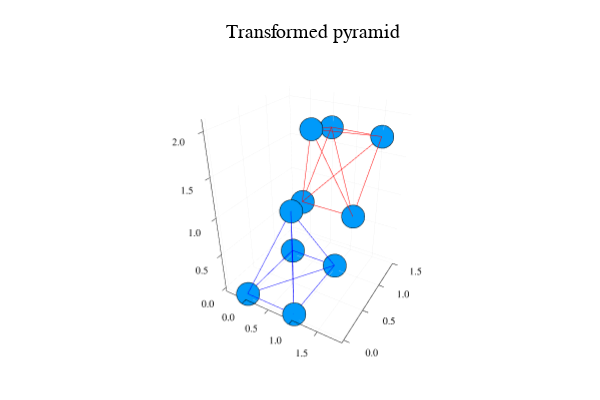

The notebook cell saved with this chart:
### Markdown cell above
Next, we apply the following transformation to all five points and visualize the results. 
\begin{equation*}
    R = \begin{bmatrix} 1 & 0 & 0 \\ 0 & \cos(\alpha) & -\sin(\alpha) \\ 0 & \sin(\alpha) & \cos(\alpha) \end{bmatrix}, \quad t = \begin{bmatrix} 0.5 \\ 0.75 \\ 1 \end{bmatrix}. 
\end{equation*}

We set $\alpha = \frac{\pi}{4}$. As expected we have rotated the pyramid by $\frac{\pi}{4}$ about $x$ axis and translated it by $t$.



![pyramid-transformed.png](https://i.postimg.cc/tgHr0hKW/pyramid-transformed.png)

### Code cell
α = π/4
R = [1 0 0; 0 cos(α) -sin(α); 0 sin(α) cos(α)]
t = [0.5; 0.75; 1]

# a quick and dirty trick! apply the transformation to all points at once.
E2 = R * E + repeat(t, outer = [1, size(E,2)])

# plot points
p = plot(E[1,:], E[2,:], E[3,:], seriestype = :scatter, title = "A pyramid", legend = false, axis_ratio=:equal)

# add lines
for i = 1:size(E,2)
    for j = i+1:size(E,2)
        plot!(p, E[1,[i, j]], E[2,[i, j]], E[3,[i, j]], color="blue", lw = 1)
    end
end


# plot transformed pyramid
plot!(p, E2[1,:], E2[2,:], E2[3,:], seriestype = :scatter, title = "Transformed pyramid", legend = false, axis_ratio=:equal)

# add lines
for i = 1:size(E2,2)
    for j = i+1:size(E2,2)
        plot!(p, E2[1,[i, j]], E2[2,[i, j]], E2[3,[i, j]], color="red", lw = 1)
    end
end
display(p)

### Figure 1 — Plotly figure (JSON) as saved in the notebook; plotly's stock layout.template omitted (floating-point values rounded to 4 significant figures)
{"data": [{"colorbar": {"title": ""}, "legendgroup": "y1", "marker": {"color": "rgba(0, 154, 250, 1.000)", "line": {"color": "rgba(0, 0, 0, 1.000)", "width": 1}, "size": 8, "symbol": "circle"}, "mode": "markers", "name": "y1", "scene": "scene", "showlegend": true, "type": "scatter3d", "x": [0, 0, 1, 1, 0, 0.5], "xaxis": "x", "y": [0, 1, 1, 0, 1, 0.5], "yaxis": "y", "z": [0, 0, 0, 0, 0, 1], "zaxis": "z", "zmax": null, "zmin": null}, {"colorbar": {"title": ""}, "legendgroup": "y2", "line": {"color": "rgba(0, 0, 255, 1.000)", "dash": "solid", "shape": "linear", "width": 1}, "mode": "lines", "name": "y2", "scene": "scene", "showlegend": true, "type": "scatter3d", "x": [0, 0], "xaxis": "x", "y": [0, 1], "yaxis": "y", "z": [0, 0], "zaxis": "z", "zmax": null, "zmin": null}, {"colorbar": {"title": ""}, "legendgroup": "y3", "line": {"color": "rgba(0, 0, 255, 1.000)", "dash": "solid", "shape": "linear", "width": 1}, "mode": "lines", "name": "y3", "scene": "scene", "showlegend": true, "type": "scatter3d", "x": [0, 1], "xaxis": "x", "y": [0, 1], "yaxis": "y", "z": [0, 0], "zaxis": "z", "zmax": null, "zmin": null}, {"colorbar": {"title": ""}, "legendgroup": "y4", "line": {"color": "rgba(0, 0, 255, 1.000)", "dash": "solid", "shape": "linear", "width": 1}, "mode": "lines", "name": "y4", "scene": "scene", "showlegend": true, "type": "scatter3d", "x": [0, 1], "xaxis": "x", "y": [0, 0], "yaxis": "y", "z": [0, 0], "zaxis": "z", "zmax": null, "zmin": null}, {"colorbar": {"title": ""}, "legendgroup": "y5", "line": {"color": "rgba(0, 0, 255, 1.000)", "dash": "solid", "shape": "linear", "width": 1}, "mode": "lines", "name": "y5", "scene": "scene", "showlegend": true, "type": "scatter3d", "x": [0, 0], "xaxis": "x", "y": [0, 1], "yaxis": "y", "z": [0, 0], "zaxis": "z", "zmax": null, "zmin": null}, {"colorbar": {"title": ""}, "legendgroup": "y6", "line": {"color": "rgba(0, 0, 255, 1.000)", "dash": "solid", "shape": "linear", "width": 1}, "mode": "lines", "name": "y6", "scene": "scene", "showlegend": true, "type": "scatter3d", "x": [0, 0.5], "xaxis": "x", "y": [0, 0.5], "yaxis": "y", "z": [0, 1], "zaxis": "z", "zmax": null, "zmin": null}, {"colorbar": {"title": ""}, "legendgroup": "y7", "line": {"color": "rgba(0, 0, 255, 1.000)", "dash": "solid", "shape": "linear", "width": 1}, "mode": "lines", "name": "y7", "scene": "scene", "showlegend": true, "type": "scatter3d", "x": [0, 1], "xaxis": "x", "y": [1, 1], "yaxis": "y", "z": [0, 0], "zaxis": "z", "zmax": null, "zmin": null}, {"colorbar": {"title": ""}, "legendgroup": "y8", "line": {"color": "rgba(0, 0, 255, 1.000)", "dash": "solid", "shape": "linear", "width": 1}, "mode": "lines", "name": "y8", "scene": "scene", "showlegend": true, "type": "scatter3d", "x": [0, 1], "xaxis": "x", "y": [1, 0], "yaxis": "y", "z": [0, 0], "zaxis": "z", "zmax": null, "zmin": null}, {"colorbar": {"title": ""}, "legendgroup": "y9", "line": {"color": "rgba(0, 0, 255, 1.000)", "dash": "solid", "shape": "linear", "width": 1}, "mode": "lines", "name": "y9", "scene": "scene", "showlegend": true, "type": "scatter3d", "x": [0, 0], "xaxis": "x", "y": [1, 1], "yaxis": "y", "z": [0, 0], "zaxis": "z", "zmax": null, "zmin": null}, {"colorbar": {"title": ""}, "legendgroup": "y10", "line": {"color": "rgba(0, 0, 255, 1.000)", "dash": "solid", "shape": "linear", "width": 1}, "mode": "lines", "name": "y10", "scene": "scene", "showlegend": true, "type": "scatter3d", "x": [0, 0.5], "xaxis": "x", "y": [1, 0.5], "yaxis": "y", "z": [0, 1], "zaxis": "z", "zmax": null, "zmin": null}, {"colorbar": {"title": ""}, "legendgroup": "y11", "line": {"color": "rgba(0, 0, 255, 1.000)", "dash": "solid", "shape": "linear", "width": 1}, "mode": "lines", "name": "y11", "scene": "scene", "showlegend": true, "type": "scatter3d", "x": [1, 1], "xaxis": "x", "y": [1, 0], "yaxis": "y", "z": [0, 0], "zaxis": "z", "zmax": null, "zmin": null}, {"colorbar": {"title": ""}, "legendgroup": "y12", "line": {"color": "rgba(0, 0, 255, 1.000)", "dash": "solid", "shape": "linear", "width": 1}, "mode": "lines", "name": "y12", "scene": "scene", "showlegend": true, "type": "scatter3d", "x": [1, 0], "xaxis": "x", "y": [1, 1], "yaxis": "y", "z": [0, 0], "zaxis": "z", "zmax": null, "zmin": null}, {"colorbar": {"title": ""}, "legendgroup": "y13", "line": {"color": "rgba(0, 0, 255, 1.000)", "dash": "solid", "shape": "linear", "width": 1}, "mode": "lines", "name": "y13", "scene": "scene", "showlegend": true, "type": "scatter3d", "x": [1, 0.5], "xaxis": "x", "y": [1, 0.5], "yaxis": "y", "z": [0, 1], "zaxis": "z", "zmax": null, "zmin": null}, {"colorbar": {"title": ""}, "legendgroup": "y14", "line": {"color": "rgba(0, 0, 255, 1.000)", "dash": "solid", "shape": "linear", "width": 1}, "mode": "lines", "name": "y14", "scene": "scene", "showlegend": true, "type": "scatter3d", "x": [1, 0], "xaxis": "x", "y": [0, 1], "yaxis": "y", "z": [0, 0], "zaxis": "z", "zmax": null, "zmin": null}, {"colorbar": {"title": ""}, "legendgroup": "y15", "line": {"color": "rgba(0, 0, 255, 1.000)", "dash": "solid", "shape": "linear", "width": 1}, "mode": "lines", "name": "y15", "scene": "scene", "showlegend": true, "type": "scatter3d", "x": [1, 0.5], "xaxis": "x", "y": [0, 0.5], "yaxis": "y", "z": [0, 1], "zaxis": "z", "zmax": null, "zmin": null}, {"colorbar": {"title": ""}, "legendgroup": "y16", "line": {"color": "rgba(0, 0, 255, 1.000)", "dash": "solid", "shape": "linear", "width": 1}, "mode": "lines", "name": "y16", "scene": "scene", "showlegend": true, "type": "scatter3d", "x": [0, 0.5], "xaxis": "x", "y": [1, 0.5], "yaxis": "y", "z": [0, 1], "zaxis": "z", "zmax": null, "zmin": null}, {"colorbar": {"title": ""}, "legendgroup": "y17", "marker": {"color": "rgba(0, 154, 250, 1.000)", "line": {"color": "rgba(0, 0, 0, 1.000)", "width": 1}, "size": 8, "symbol": "circle"}, "mode": "markers", "name": "y17", "scene": "scene", "showlegend": true, "type": "scatter3d", "x": [0.5, 0.5, 1.5, 1.5, 0.5, 1], "xaxis": "x", "y": [0.75, 1.457, 1.457, 0.75, 1.457, 0.3964], "yaxis": "y", "z": [1, 1.707, 1.707, 1, 1.707, 2.061], "zaxis": "z", "zmax": null, "zmin": null}, {"colorbar": {"title": ""}, "legendgroup": "y18", "line": {"color": "rgba(255, 0, 0, 1.000)", "dash": "solid", "shape": "linear", "width": 1}, "mode": "lines", "name": "y18", "scene": "scene", "showlegend": true, "type": "scatter3d", "x": [0.5, 0.5], "xaxis": "x", "y": [0.75, 1.457], "yaxis": "y", "z": [1, 1.707], "zaxis": "z", "zmax": null, "zmin": null}, {"colorbar": {"title": ""}, "legendgroup": "y19", "line": {"color": "rgba(255, 0, 0, 1.000)", "dash": "solid", "shape": "linear", "width": 1}, "mode": "lines", "name": "y19", "scene": "scene", "showlegend": true, "type": "scatter3d", "x": [0.5, 1.5], "xaxis": "x", "y": [0.75, 1.457], "yaxis": "y", "z": [1, 1.707], "zaxis": "z", "zmax": null, "zmin": null}, {"colorbar": {"title": ""}, "legendgroup": "y20", "line": {"color": "rgba(255, 0, 0, 1.000)", "dash": "solid", "shape": "linear", "width": 1}, "mode": "lines", "name": "y20", "scene": "scene", "showlegend": true, "type": "scatter3d", "x": [0.5, 1.5], "xaxis": "x", "y": [0.75, 0.75], "yaxis": "y", "z": [1, 1], "zaxis": "z", "zmax": null, "zmin": null}, {"colorbar": {"title": ""}, "legendgroup": "y21", "line": {"color": "rgba(255, 0, 0, 1.000)", "dash": "solid", "shape": "linear", "width": 1}, "mode": "lines", "name": "y21", "scene": "scene", "showlegend": true, "type": "scatter3d", "x": [0.5, 0.5], "xaxis": "x", "y": [0.75, 1.457], "yaxis": "y", "z": [1, 1.707], "zaxis": "z", "zmax": null, "zmin": null}, {"colorbar": {"title": ""}, "legendgroup": "y22", "line": {"color": "rgba(255, 0, 0, 1.000)", "dash": "solid", "shape": "linear", "width": 1}, "mode": "lines", "name": "y22", "scene": "scene", "showlegend": true, "type": "scatter3d", "x": [0.5, 1], "xaxis": "x", "y": [0.75, 0.3964], "yaxis": "y", "z": [1, 2.061], "zaxis": "z", "zmax": null, "zmin": null}, {"colorbar": {"title": ""}, "legendgroup": "y23", "line": {"color": "rgba(255, 0, 0, 1.000)", "dash": "solid", "shape": "linear", "width": 1}, "mode": "lines", "name": "y23", "scene": "scene", "showlegend": true, "type": "scatter3d", "x": [0.5, 1.5], "xaxis": "x", "y": [1.457, 1.457], "yaxis": "y", "z": [1.707, 1.707], "zaxis": "z", "zmax": null, "zmin": null}, {"colorbar": {"title": ""}, "legendgroup": "y24", "line": {"color": "rgba(255, 0, 0, 1.000)", "dash": "solid", "shape": "linear", "width": 1}, "mode": "lines", "name": "y24", "scene": "scene", "showlegend": true, "type": "scatter3d", "x": [0.5, 1.5], "xaxis": "x", "y": [1.457, 0.75], "yaxis": "y", "z": [1.707, 1], "zaxis": "z", "zmax": null, "zmin": null}, {"colorbar": {"title": ""}, "legendgroup": "y25", "line": {"color": "rgba(255, 0, 0, 1.000)", "dash": "solid", "shape": "linear", "width": 1}, "mode": "lines", "name": "y25", "scene": "scene", "showlegend": true, "type": "scatter3d", "x": [0.5, 0.5], "xaxis": "x", "y": [1.457, 1.457], "yaxis": "y", "z": [1.707, 1.707], "zaxis": "z", "zmax": null, "zmin": null}, {"colorbar": {"title": ""}, "legendgroup": "y26", "line": {"color": "rgba(255, 0, 0, 1.000)", "dash": "solid", "shape": "linear", "width": 1}, "mode": "lines", "name": "y26", "scene": "scene", "showlegend": true, "type": "scatter3d", "x": [0.5, 1], "xaxis": "x", "y": [1.457, 0.3964], "yaxis": "y", "z": [1.707, 2.061], "zaxis": "z", "zmax": null, "zmin": null}, {"colorbar": {"title": ""}, "legendgroup": "y27", "line": {"color": "rgba(255, 0, 0, 1.000)", "dash": "solid", "shape": "linear", "width": 1}, "mode": "lines", "name": "y27", "scene": "scene", "showlegend": true, "type": "scatter3d", "x": [1.5, 1.5], "xaxis": "x", "y": [1.457, 0.75], "yaxis": "y", "z": [1.707, 1], "zaxis": "z", "zmax": null, "zmin": null}, {"colorbar": {"title": ""}, "legendgroup": "y28", "line": {"color": "rgba(255, 0, 0, 1.000)", "dash": "solid", "shape": "linear", "width": 1}, "mode": "lines", "name": "y28", "scene": "scene", "showlegend": true, "type": "scatter3d", "x": [1.5, 0.5], "xaxis": "x", "y": [1.457, 1.457], "yaxis": "y", "z": [1.707, 1.707], "zaxis": "z", "zmax": null, "zmin": null}, {"colorbar": {"title": ""}, "legendgroup": "y29", "line": {"color": "rgba(255, 0, 0, 1.000)", "dash": "solid", "shape": "linear", "width": 1}, "mode": "lines", "name": "y29", "scene": "scene", "showlegend": true, "type": "scatter3d", "x": [1.5, 1], "xaxis": "x", "y": [1.457, 0.3964], "yaxis": "y", "z": [1.707, 2.061], "zaxis": "z", "zmax": null, "zmin": null}, {"colorbar": {"title": ""}, "legendgroup": "y30", "line": {"color": "rgba(255, 0, 0, 1.000)", "dash": "solid", "shape": "linear", "width": 1}, "mode": "lines", "name": "y30", "scene": "scene", "showlegend": true, "type": "scatter3d", "x": [1.5, 0.5], "xaxis": "x", "y": [0.75, 1.457], "yaxis": "y", "z": [1, 1.707], "zaxis": "z", "zmax": null, "zmin": null}, {"colorbar": {"title": ""}, "legendgroup": "y31", "line": {"color": "rgba(255, 0, 0, 1.000)", "dash": "solid", "shape": "linear", "width": 1}, "mode": "lines", "name": "y31", "scene": "scene", "showlegend": true, "type": "scatter3d", "x": [1.5, 1], "xaxis": "x", "y": [0.75, 0.3964], "yaxis": "y", "z": [1, 2.061], "zaxis": "z", "zmax": null, "zmin": null}, {"colorbar": {"title": ""}, "legendgroup": "y32", "line": {"color": "rgba(255, 0, 0, 1.000)", "dash": "solid", "shape": "linear", "width": 1}, "mode": "lines", "name": "y32", "scene": "scene", "showlegend": true, "type": "scatter3d", "x": [0.5, 1], "xaxis": "x", "y": [1.457, 0.3964], "yaxis": "y", "z": [1.707, 2.061], "zaxis": "z", "zmax": null, "zmin": null}], "layout": {"annotations": [{"font": {"color": "rgba(0, 0, 0, 1.000)", "family": "sans-serif", "size": 20}, "rotation": 0, "showarrow": false, "text": "Transformed pyramid", "x": 0.5222, "xanchor": "center", "xref": "paper", "y": 1, "yanchor": "top", "yref": "paper"}], "height": 400, "margin": {"b": 20, "l": 0, "r": 0, "t": 20}, "paper_bgcolor": "rgba(255, 255, 255, 1.000)", "plot_bgcolor": "rgba(255, 255, 255, 1.000)", "scene": {"camera": {"eye": {"x": 1.126, "y": -1.95, "z": 1.3}}, "domain": {"x": [0.05101, 0.9934], "y": [0.03762, 0.9415]}, "xaxis": {"gridcolor": "rgba(0, 0, 0, 0.100)", "gridwidth": 0.5, "linecolor": "rgba(0, 0, 0, 1.000)", "mirror": false, "range": [-0.4577, 1.958], "showgrid": true, "showline": true, "showticklabels": true, "tickangle": 0, "tickcolor": "rgb(0, 0, 0)", "tickfont": {"color": "rgba(0, 0, 0, 1.000)", "family": "sans-serif", "size": 11}, "tickmode": "array", "ticks": "inside", "ticktext": ["0.0", "0.5", "1.0", "1.5"], "tickvals": [0, 0.5, 1, 1.5], "title": "", "titlefont": {"color": "rgba(0, 0, 0, 1.000)", "family": "sans-serif", "size": 15}, "type": "-", "visible": true, "zeroline": false, "zerolinecolor": "rgba(0, 0, 0, 1.000)"}, "yaxis": {"gridcolor": "rgba(0, 0, 0, 0.100)", "gridwidth": 0.5, "linecolor": "rgba(0, 0, 0, 1.000)", "mirror": false, "range": [-0.04371, 1.501], "showgrid": true, "showline": true, "showticklabels": true, "tickangle": 0, "tickcolor": "rgb(0, 0, 0)", "tickfont": {"color": "rgba(0, 0, 0, 1.000)", "family": "sans-serif", "size": 11}, "tickmode": "array", "ticks": "inside", "ticktext": ["0.0", "0.5", "1.0", "1.5"], "tickvals": [0, 0.5, 1, 1.5], "title": "", "titlefont": {"color": "rgba(0, 0, 0, 1.000)", "family": "sans-serif", "size": 15}, "type": "-", "visible": true, "zeroline": false, "zerolinecolor": "rgba(0, 0, 0, 1.000)"}, "zaxis": {"gridcolor": "rgba(0, 0, 0, 0.100)", "gridwidth": 0.5, "linecolor": "rgba(0, 0, 0, 1.000)", "mirror": false, "range": [-0.06182, 2.122], "showgrid": true, "showline": true, "showticklabels": true, "tickangle": 0, "tickcolor": "rgb(0, 0, 0)", "tickfont": {"color": "rgba(0, 0, 0, 1.000)", "family": "sans-serif", "size": 11}, "tickmode": "array", "ticks": "inside", "ticktext": ["0.0", "0.5", "1.0", "1.5", "2.0"], "tickvals": [0, 0.5, 1, 1.5, 2], "title": "", "titlefont": {"color": "rgba(0, 0, 0, 1.000)", "family": "sans-serif", "size": 15}, "type": "-", "visible": true, "zeroline": false, "zerolinecolor": "rgba(0, 0, 0, 1.000)"}}, "showlegend": false, "width": 600}}
